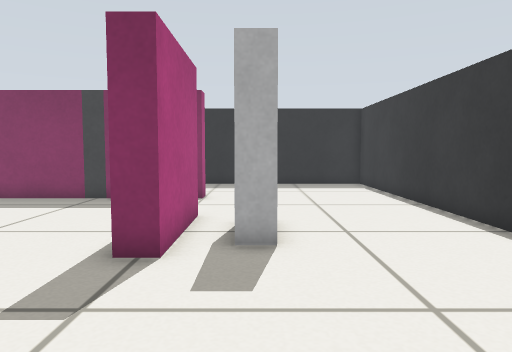
view 1 (above)

13 first-person views from a walk through a world built for the Gazebo simulator. The camera is 0.45 m above the floor, tilts 4° down and sees 70° across. The floor is counted in squares, 0.25 m on a side. Each view is taken from the middle of a square. On the plan, view 1 faces up. The plan holds only what a view shows up to about 18 squares ahead; the rest is blank. The place goes on beyond the plan.

view 2
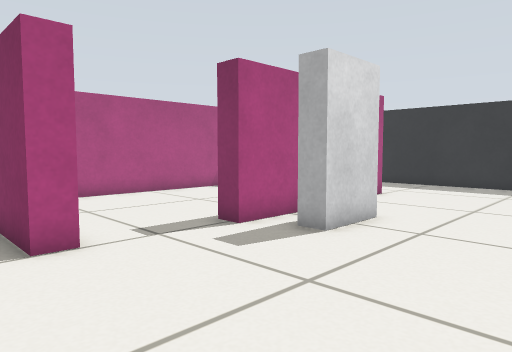

view 3
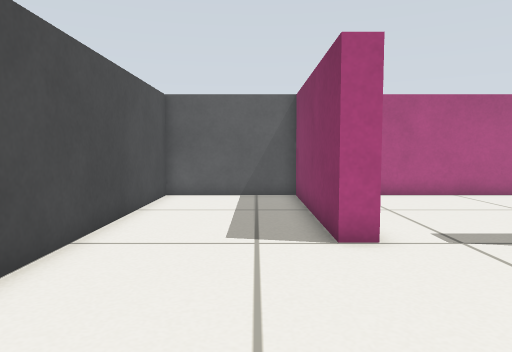

view 4
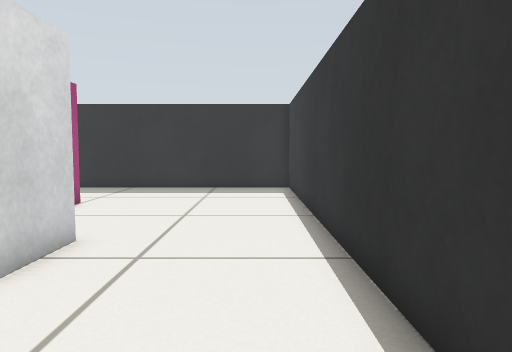

view 5
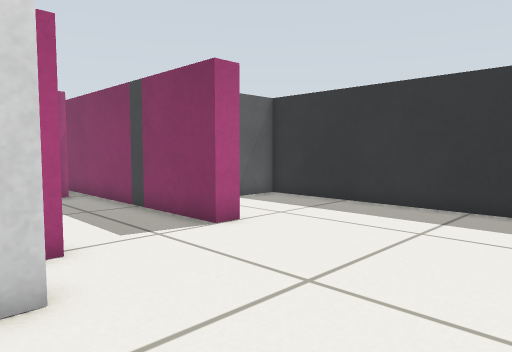

view 6
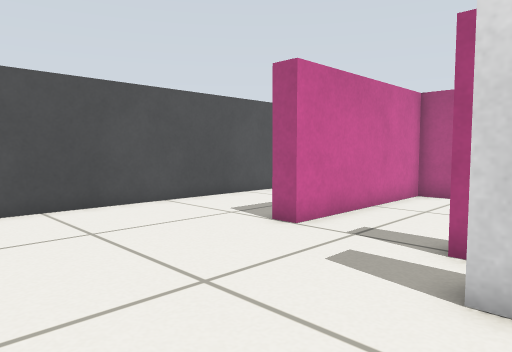

view 7
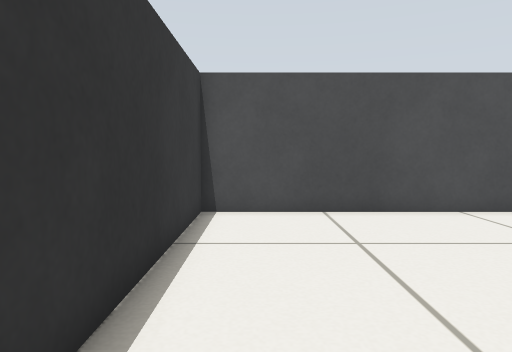

view 8
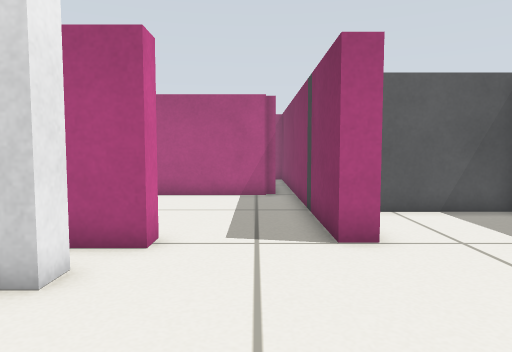

view 9
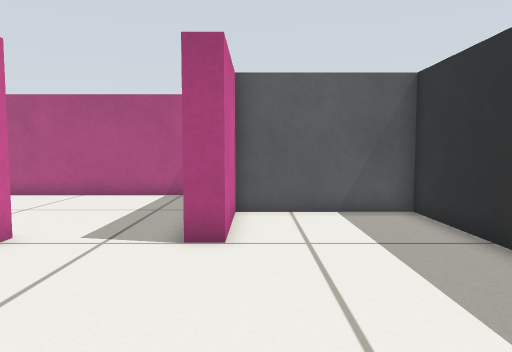

view 10
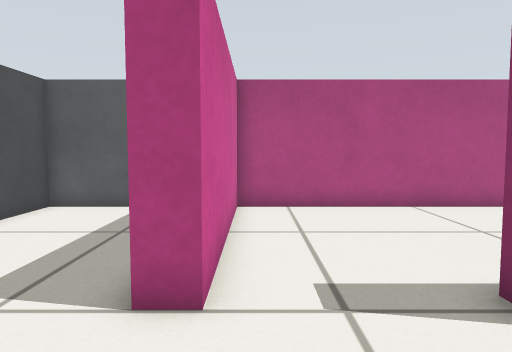

view 11
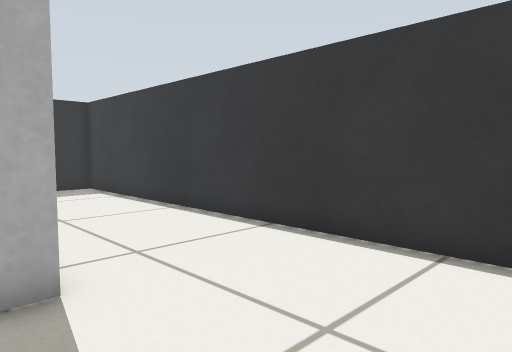

view 12
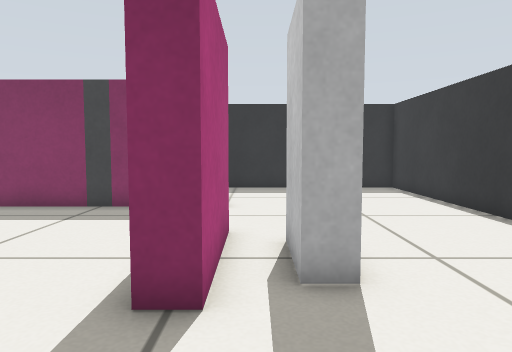

view 13
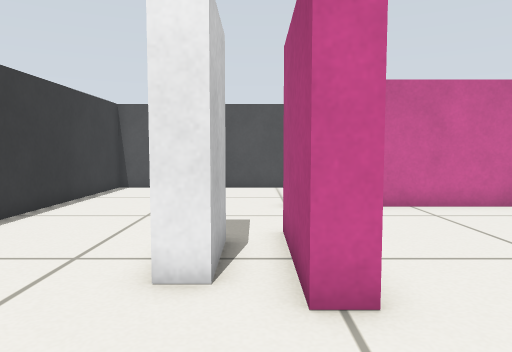

### Floor plan
Points are (right, up) in squares from view 1. A wall is a line through its corners. A room is listed if a view was taken in it or the views show most of it. See-through windows are left out.
Room 1 (views 1, 2, 3, 4, 5, 6, 7, 8, 9, 10, 11, 12, 13)
walls: (-2.5, 10) (-1.6, 10) (-1.6, 6) (-2.5, 6); (-9.6, 12.5) (-9.6, 2.4) (-2, 2.4) (-2, 1.6) (-9.6, 1.6) (-9.6, -3.6) (5.6, -3.6) (5.6, 19.6) (-5.6, 19.6) (-5.6, 14.4) (-2, 14.4) (-2, 13.6) (-10.5, 13.6); (-10, 12.9) (-10, 12.4)
objects: grey box (0, 7) to (0, 9)

Positions as (right, up) in squares from view 1, and headings:
1: (0, 0), facing up
2: (5, 0), facing up-left
3: (5, 0), facing left
4: (4, 2), facing up
5: (5, 8), facing up-left
6: (5, 8), facing down-left
7: (4, 7), facing down
8: (5, 12), facing left
9: (5, 15), facing left
10: (2, 3), facing left
11: (-1, 2), facing up-right
12: (-1, 2), facing up
13: (-1, 14), facing down
